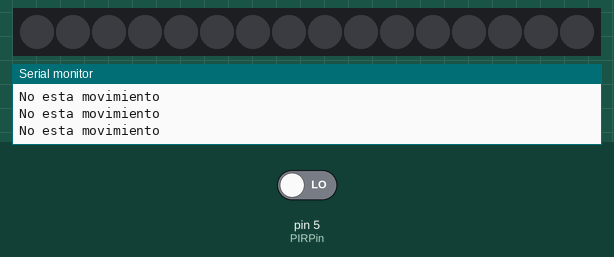
This sketch was run on a simulated Arduino Uno, built with avr-gcc and run on an emulated ATmega328P. On the bench: 16 RGB LEDs in strip order, left to right, the last lines printed to the serial monitor. The test bench sets the inputs (shaded band); at power-on: pin 5 (PIRPin) LOW.

Above: at 1.8 s.
1.9 s: pin 5 (PIRPin) driven HIGH
At 2.15 s:
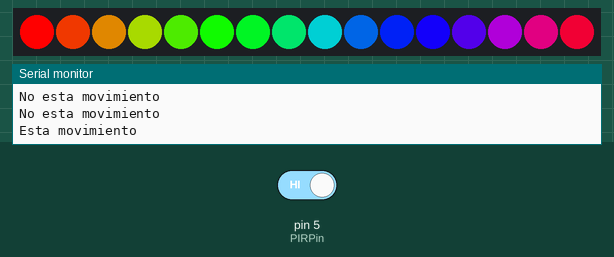
At 2.75 s:
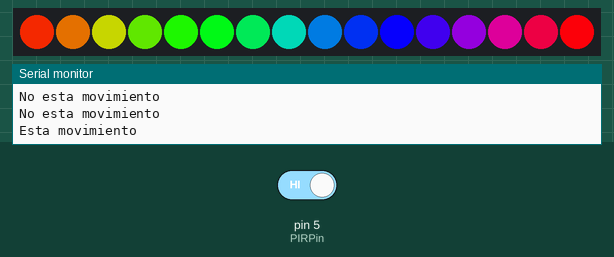
4.4 s: pin 5 (PIRPin) driven LOW
At 5.7 s:
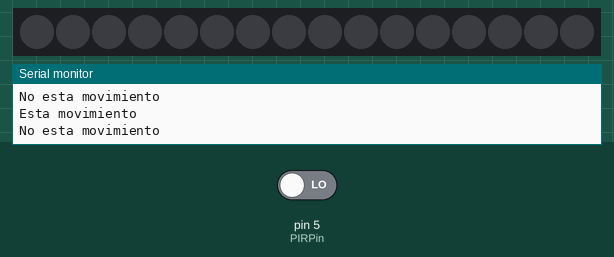
Timing chart, 0 to 7.4 s (numbered marks = the images above; inputs shaded):
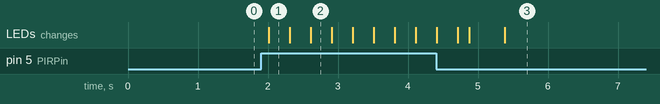

The sketch:

Leds_movimiento.ino
```cpp
#include <Adafruit_NeoPixel.h>


const int PIN= 3 ;
int NUMPIXELS=16; //Número de leds conectados
const int PIRPin= 5;
int pirState = HIGH;           // de inicio no hay movimiento
int val = 0;

Adafruit_NeoPixel pixels = Adafruit_NeoPixel(NUMPIXELS, PIN, NEO_GRB + NEO_KHZ800);

void setup()
{
  pinMode(PIN, OUTPUT);
  pinMode(PIRPin, INPUT);

      pixels.begin(); // Inicialización
      pixels.show(); // Inicialitza tots els pixels apagats
  Serial.begin(115200);
}
void loop()
{
  int value= digitalRead(PIRPin);

  if (value == HIGH)
  {
    Serial.println("Esta movimiento");
    //digitalWrite(LEDPin, HIGH);

rainbowCycle(1);//Ciclo de arcoiris progresivo en cada pixel
    delay(500);
  }
  else
  {
    for(int i=0; i< pixels.numPixels(); i++) {
      pixels.setPixelColor(i, 0);
    }
    pixels.show();
    Serial.println("No esta movimiento");
    //digitalWrite(LEDPin, LOW);
    delay(500);
  }
}

 void rainbowCycle(uint8_t wait) {
  uint16_t i, j;

  for(j=0; j<256*5; j++) { // 5 cycles of all colors on wheel
    for(i=0; i< pixels.numPixels(); i++) {
      pixels.setPixelColor(i, Wheel(((i * 256 / pixels.numPixels()) + j) & 255));
    }
    pixels.show();
    delay(wait);
  }
}

uint32_t Wheel(byte WheelPos) {
  WheelPos = 255 - WheelPos;
  if(WheelPos < 85) {
    return pixels.Color(255 - WheelPos * 3, 0, WheelPos * 3);
  }
  if(WheelPos < 170) {
    WheelPos -= 85;
    return pixels.Color(0, WheelPos * 3, 255 - WheelPos * 3);
  }
  WheelPos -= 170;
  return pixels.Color(WheelPos * 3, 255 - WheelPos * 3, 0);
}
```

Measured:
- after the input at 1.9 s, the LEDs: change after 0.11 s (image 1)
- after the input at 4.4 s, the LEDs: first differ from a run without the input after 0.98 s (image 3)
